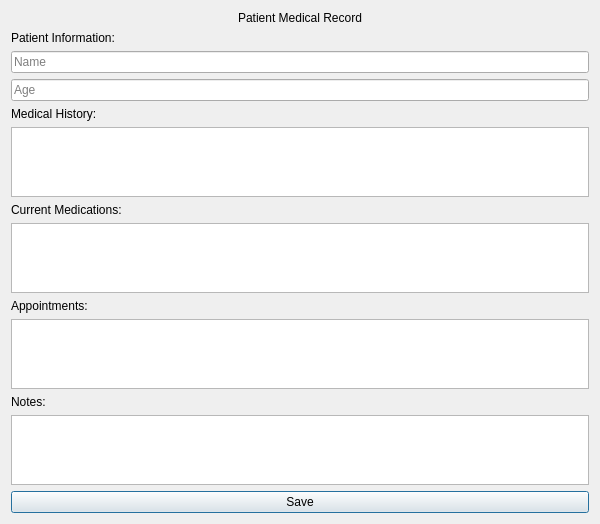
<?xml version="1.0" encoding="UTF-8"?>
<ui version="4.0">
 <class>medicalrecord</class>
 <widget class="QDialog" name="medicalrecord">
  <property name="geometry">
   <rect>
    <x>0</x>
    <y>0</y>
    <width>600</width>
    <height>500</height>
   </rect>
  </property>
  <property name="windowTitle">
   <string>Medical Record</string>
  </property>
  <layout class="QVBoxLayout" name="verticalLayout">
   <item>
    <widget class="QLabel" name="labelTitle">
     <property name="text">
      <string>Patient Medical Record</string>
     </property>
     <property name="alignment">
      <set>Qt::AlignCenter</set>
     </property>
    </widget>
   </item>
   <item>
    <widget class="QLabel" name="labelPatientInfo">
     <property name="text">
      <string>Patient Information:</string>
     </property>
    </widget>
   </item>
   <item>
    <widget class="QLineEdit" name="lineEditName">
     <property name="placeholderText">
      <string>Name</string>
     </property>
    </widget>
   </item>
   <item>
    <widget class="QLineEdit" name="lineEditAge">
     <property name="placeholderText">
      <string>Age</string>
     </property>
    </widget>
   </item>
   <item>
    <widget class="QLabel" name="labelMedicalHistory">
     <property name="text">
      <string>Medical History:</string>
     </property>
    </widget>
   </item>
   <item>
    <widget class="QTextEdit" name="textEditHistory"/>
   </item>
   <item>
    <widget class="QLabel" name="labelCurrentMedications">
     <property name="text">
      <string>Current Medications:</string>
     </property>
    </widget>
   </item>
   <item>
    <widget class="QTextEdit" name="textEditMedications"/>
   </item>
   <item>
    <widget class="QLabel" name="labelAppointments">
     <property name="text">
      <string>Appointments:</string>
     </property>
    </widget>
   </item>
   <item>
    <widget class="QTextEdit" name="textEditAppointments"/>
   </item>
   <item>
    <widget class="QLabel" name="labelNotes">
     <property name="text">
      <string>Notes:</string>
     </property>
    </widget>
   </item>
   <item>
    <widget class="QTextEdit" name="textEditNotes"/>
   </item>
   <item>
    <widget class="QPushButton" name="pushButtonSave">
     <property name="text">
      <string>Save</string>
     </property>
    </widget>
   </item>
  </layout>
 </widget>
 <resources/>
 <connections/>
</ui>
